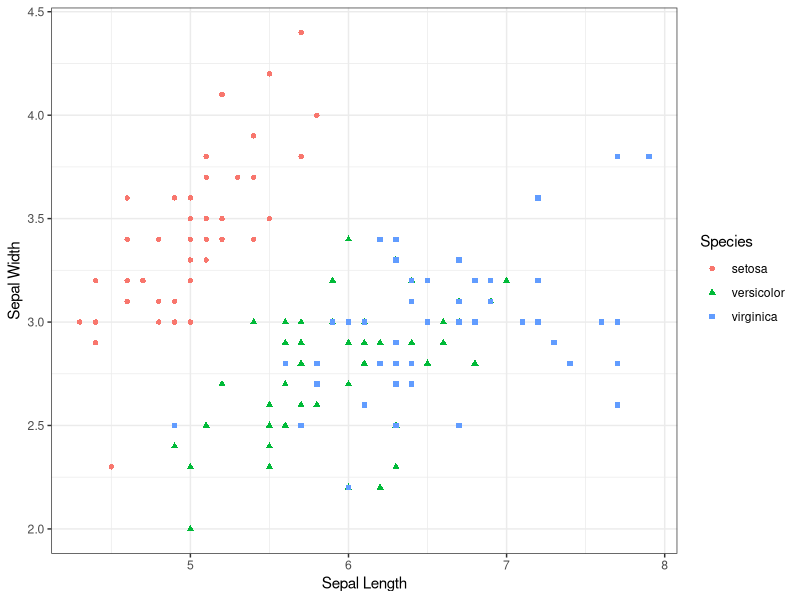
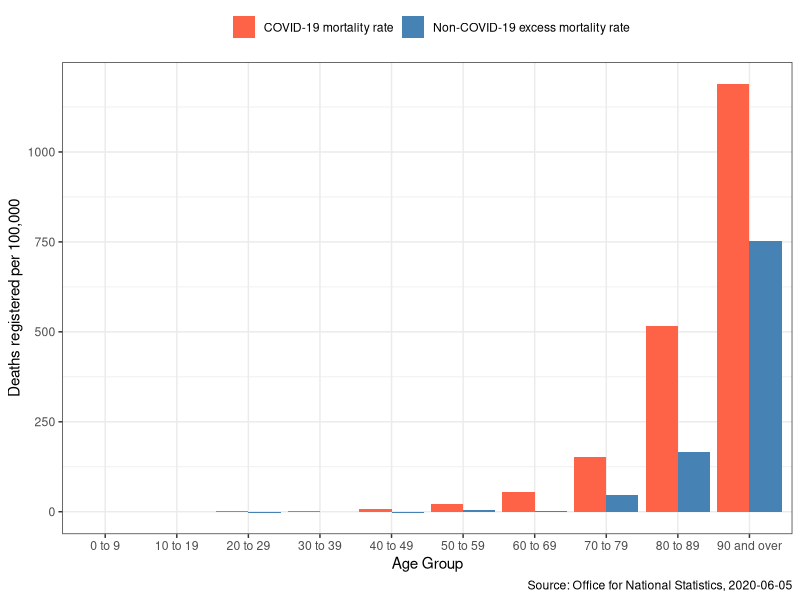

R code for these plots, in order:
## ---- chunk 1
library(ggplot2)
# Dataset
knitr::kable(head(iris))
## ---- chunk 2
scatter <- ggplot(data = iris, aes(x = Sepal.Length, y = Sepal.Width))
scatter +
  geom_point(aes(color = Species, shape = Species)) +
  xlab("Sepal Length") +
  ylab("Sepal Width") +
  theme_bw()
## ---- chunk 3
#| message: false
library(tidyverse)
covid_deaths <- read_csv("covid_deaths_by_age_2020-06-05.csv")
# let's select the rows of actual data
covid_deaths_filtered <- covid_deaths[7:16, ]
# set column names
names(covid_deaths_filtered) <- c(
  "age_group",
  "non-covid_excess_mortality",
  "covid_excess_mortality"
)
# convert to long-format dataframe
covid_deaths_long <- pivot_longer(
  covid_deaths_filtered,
  -age_group,
  names_to = "mortality_type",
  values_to = "deaths"
)
# convert deaths to a numeric
covid_deaths_long$deaths <- as.numeric(covid_deaths_long$deaths)
# plot
ggplot(covid_deaths_long, aes(x = age_group, y = deaths)) +
  geom_bar(
    aes(fill = mortality_type),
    stat = "identity",
    position = position_dodge()
  ) +
  ylab("Deaths registered per 100,000") +
  xlab("Age Group") +
  theme_bw() +
  theme(legend.position = "top", legend.direction = "horizontal") +
  scale_fill_manual(
    name = "",
    labels = c("COVID-19 mortality rate", "Non-COVID-19 excess mortality rate"),
    values = c("tomato", "steelblue")
  ) +
  labs(caption = "Source: Office for National Statistics, 2020-06-05")
## ---- chunk 4
knitr::kable(covid_deaths_filtered)
## ---- chunk 5
# stop scientific notation
options(scipen = 999)
# calculate risk per 100,000
risk = (60 / 66796807) * 100000
# print result
print(paste(
  "The incidence rate of lightning strikes per 100,000 = ",
  round(risk, 5),
  sep = ""
))
